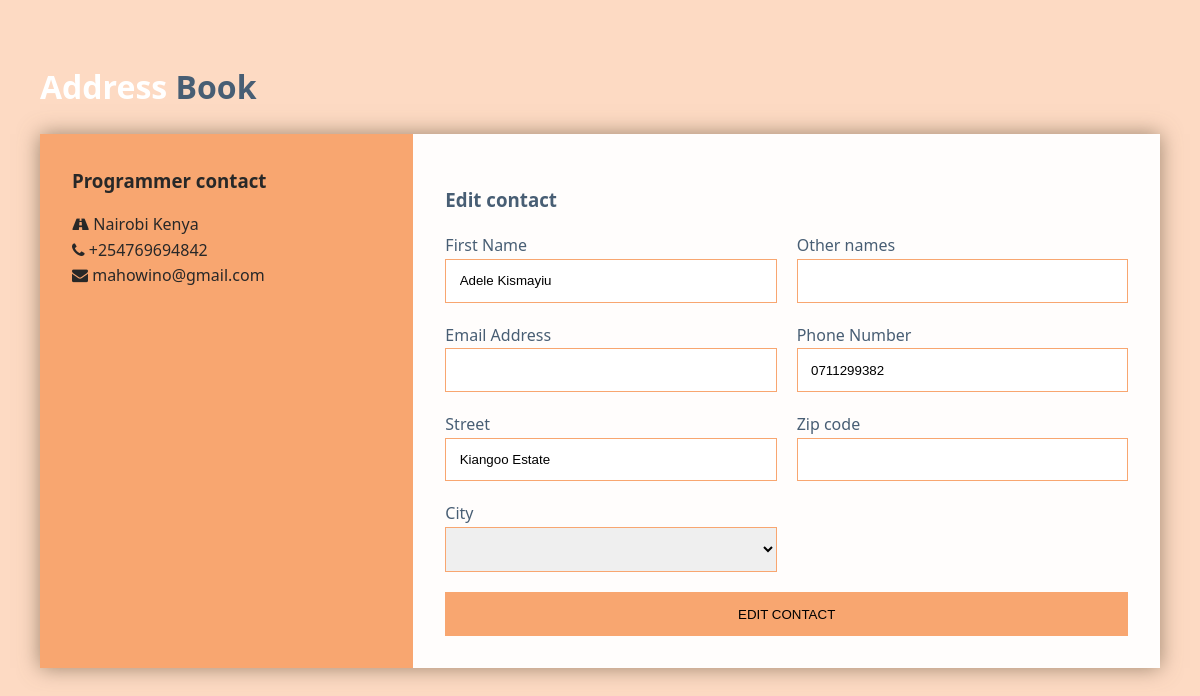
/edit_contact.php?contactid=3, run on the app's committed database.
### tables this page shows
CREATE TABLE `contacts` (
  `contact_id` int(11) NOT NULL,
  `name` varchar(50) NOT NULL,
  `firstname` varchar(50) NOT NULL,
  `street_address` varchar(50) NOT NULL,
  `city` varchar(50) NOT NULL,
  `zip code` int(5) NOT NULL,
  `phone` varchar(50) DEFAULT NULL,
  PRIMARY KEY (`contact_id`)
);

### edit_contact.php (the view, shortened to what this page needs)
<?php
   $contactId=$Firstname=$othername=$email=$street_location=$city=$zip=$phone='';
  $link = mysqli_connect("localhost", "root", "mahalonian", "adress_project");
  $contactId=$_GET['contactid'];
$sql = "SELECT * FROM adress_project.contacts where contact_id=".$contactId.";";
if($result = mysqli_query($link, $sql)){
    if(mysqli_num_rows($result) > 0){
        while($row = mysqli_fetch_array($result)){
        $Firstname=$row['firstname'];
        $othername=$row['other_names'] ;
        $email=$row['email'];
        $street_location= $row['street_address'];
        $zip=$row['zip_code'];
        $phone=$row['phone'];
    }
    }
    else{
        echo "No records matching your query were found.";
    }
}
else{
    echo "ERROR: Could not able to execute $sql. " . mysqli_error($link);
}
?>
<!DOCTYPE html>
<html lang="en">
<head>
  <link href="https://maxcdn.bootstrapcdn.com/font-awesome/4.7.0/css/font-awesome.min.css" rel="stylesheet">
  <link rel="stylesheet" href="https://cdnjs.cloudflare.com/ajax/libs/animate.css/3.5.2/animate.css" />
  <link rel="stylesheet" type='text/css' href="add_contact.css">
</head>
<body>
  <div class="container">
    <h1 class="brand"><span>Address</span> Book</h1>
    <div class="wrapper animated bounceInLeft">
      <div class="company-info">
        <h3>Programmer contact</h3>
        <ul>
          <li><i class="fa fa-road"></i>  Nairobi Kenya</li>
          <li><i class="fa fa-phone"></i>  +254769694842</li>
          <li><i class="fa fa-envelope"></i>  mahowino@gmail.com</li>
        </ul>
      </div>
      <div class="contact">
        <h3>Edit contact</h3>
        <form method="POST" >
          <p>
            <label>First Name</label>
            <input type="text" name="first_name" value="<?php echo  $Firstname; ?>">
          </p>
          <p>
            <label>Other names</label>
            <input type="text" name="names" value="<?php echo  $othername; ?>">
          </p>
          <p>
            <label>Email Address</label>
            <input type="email" name="email" value="<?php echo  $email; ?>">
          </p>
          <p>
            <label>Phone Number</label>
            <input type="text" name="phone" value="<?php echo  $phone; ?>">
          </p>
          <p>
            <label>Street</label>
            <input type="text" name="street_adress" value="<?php echo  $street_location; ?>">
          </p>
          <p>
            <label>Zip code</label>
            <input type="text" name="zip" value="<?php echo  $zip; ?>">
          </p>
          <p>
          <label for="city">City</label>
          <?php
          include('new_contact_backend.php');
          ?>
        </p>
          <p class="full">
            <button type="submit" name="edit_contact"
                class="submit_contact" value="edit_contact" >Edit contact</button>
          </p>
        </form>
      </div>
    </div>
  </div>
</body>
</html>

### add_contact.css (style rules this page uses)
* { box-sizing: border-box; }
body { background: #fddac3; color: #485e74; line-height: 1.6; font-family: system-ui,-apple-system,system-ui,"Helvetica Neue",Helvetica,Arial,sans-serif; padding: 1em; }
.container { max-width: 1170px; margin-left: auto; margin-right: auto; padding: 1em; }
ul { list-style: none; padding: 0; }
.brand { text-align: center; }
.brand span { color: #fff; }
.wrapper { box-shadow: 0 0 20px 0 rgba(116, 96, 72, 0.7); }
.wrapper>* { padding: 1em; }
.company-info { background: #f8a670; }
.company-info h3, .company-info ul { text-align: center; margin: 0 0 1rem 0; color: rgb(40, 40, 40); }
.contact { background: #FFFDFC; }
.contact form { display: grid; grid-template-columns: 1fr 1fr; grid-gap: 20px; }
.contact form label { display: block; }
.contact form p { margin: 0; }
.contact form .full { grid-column: 1 / 3; }
.contact form button, .contact form input, .contact form select { width: 100%; padding: 1em; border: 1px solid #f8a670; }
.contact form button { background: #f8a670; border: 1; text-transform: uppercase; }
@media (min-width:700px) { .wrapper { display: grid; grid-template-columns: 1fr 2fr; } }
@media (min-width:700px) { .wrapper>* { padding: 2em; } }
@media (min-width:700px) { .company-info h3, .company-info ul, .brand { text-align: left; } }

### data on the page
contacts: first_name "Adele Kismayiu", phone "0711299382", street_adress "Kiangoo Estate"
